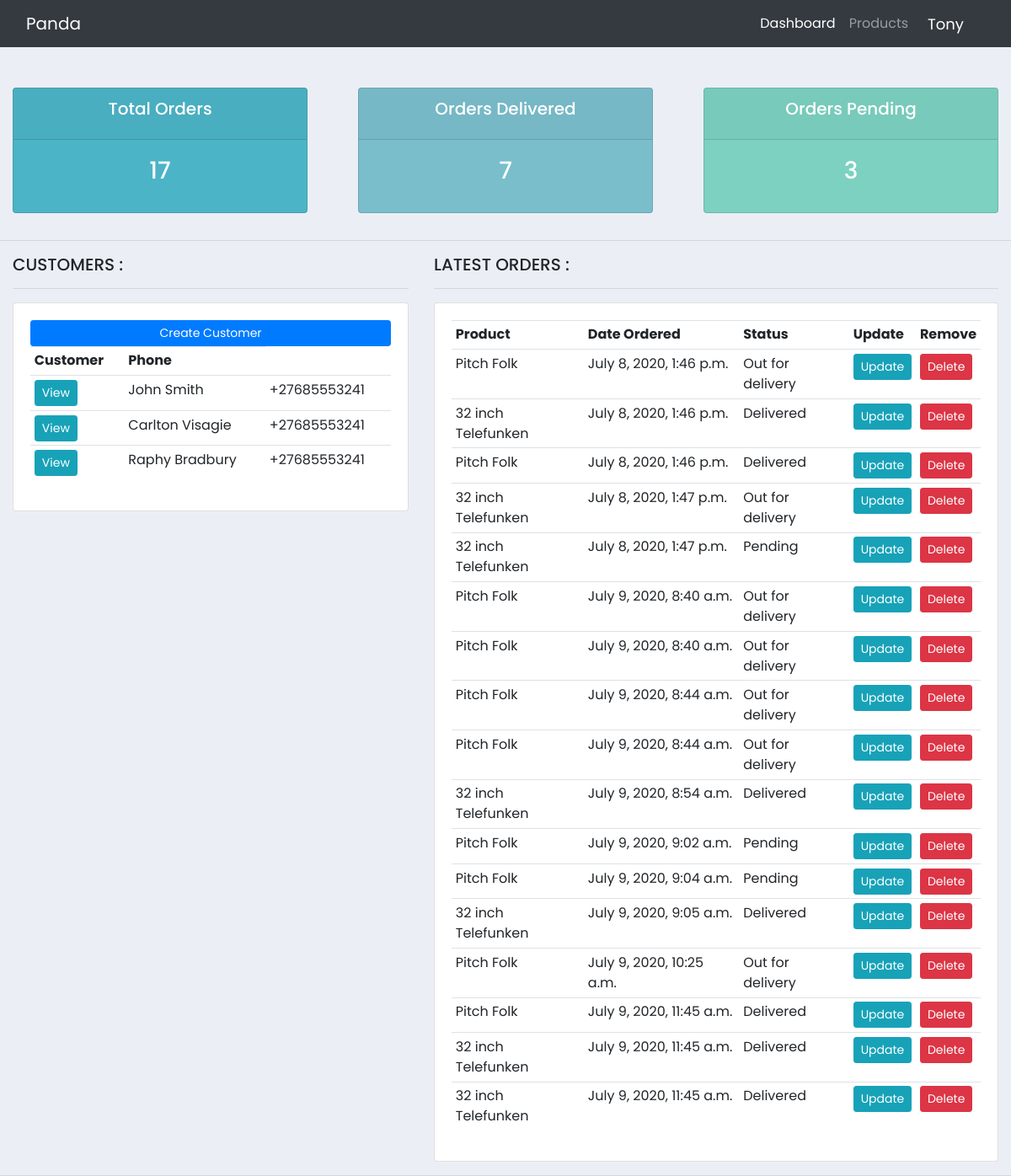
The app's page / (signed in) with its own data.
### accounts/models.py (models this page shows, shortened)
class Customer(models.Model) :
    user = models.OneToOneField(User, null=True,blank= True, on_delete=models.CASCADE)
    name = models.CharField(max_length=200, null =  True)
    phone = models.CharField(max_length=200, null =  True)
    email= models.CharField(max_length=200, null =  True)
    date_created = models.DateTimeField(auto_now_add = True, null =  True)
    profile_pic = models.ImageField(default="P.A_DLAMINI.jpeg", null=True, blank= True)

class Order (models.Model) :
    STATUS =(
        ('Pending', '   Pending'),
        ('Out for delivery', 'Out for delivery'),
        ('Delivered', 'delivered'),
    )
    customer = models.ForeignKey(Customer, null = True, on_delete= models.SET_NULL)
    product =models.ForeignKey(Product, null= True, on_delete= models.SET_NULL)
    date_created = models.DateTimeField(auto_now_add = True, null =  True)
    status = models.CharField(max_length=200, null =  True, choices = STATUS)
    note = models.CharField(max_length=1000, null =  True)

class Product(models.Model):
    CATEGORY =(
        ('Indoor', 'Indoor'),
        ('Out Door', 'Out Door'),
        ('Clothing', 'Clothing'),
        ('Electronics', 'Electronics'),
        ('Accessories', 'Accessories'),
    )
    name = models.CharField(max_length=200, null =  True)
    price = models.FloatField(null= True)
    category = models.CharField(max_length=200, null =  True, choices= CATEGORY)
    description = models.CharField(max_length=400, null =  True, blank = True)
    date_created = models.DateTimeField(auto_now_add = True, null =  True)
    tags = models.ManyToManyField(Tag)
    def __str__(self):
        return self.name

### accounts/decorators.py (the view)
    def wrapper_funct(request, *args, **kwargs):
        group = None
        if  request.user.groups.exists():
            group = request.user.groups.all()[0].name
        if group == 'customer' :
                return redirect('user')
        if group == 'admin' :
            return view_func(request, *args, **kwargs)

### accounts/views.py (called while the page is built)
@login_required(login_url='login')
@admin_only
def home_view(request):
    customers = Customer.objects.all()
    total_customers = customers.count()
    orders = Order.objects.all()
    total_orders = orders.count()
    pending = orders.filter(status ='Pending').count()
    out_for_delivery = orders.filter(status ='Out for delivery').count()
    delivered = orders.filter( status ='Delivered').count()
    context = {
        'customers' : customers,
        'total_customers' : total_customers,
        'orders' : orders,
        'total_orders' : total_orders,
        'pending' : pending,
        'out_for_delivery' : out_for_delivery,
        'delivered' : delivered,
    }
    return render(request,'accounts/dashboard.html',  context )

### accounts/templates/accounts/dashboard.html
{% extends 'accounts/main.html' %}
{% load static %}
{% block content %}
  {% include 'accounts/stats.html' %}
  <hr/>
  <div class="container-fluid">
  <div class="row">
    <div class="col-md-5">
      <h5>CUSTOMERS : </h5>
      <hr/>
      <div class="card card-body">
        <a href="" class="btn btn-primary btn-block btn-sm">
          Create Customer
        </a>
        <table class="table table-sm">
          <tr>
            <th>Customer</th>
            <th>Phone</th>
          </tr>
          {% for customer in customers %}
            <tr>
              <td>
                <a  class="btn btn-sm btn-info"href="{% url 'accounts:customer' customer.id %}">
                View
                </a>
              </td>
              <td>
              {{customer.name}}
              </td>
              <td>
              {{customer.phone}}
              </td>
            </tr>
          {% endfor %}
        </table>
      </div>
    </div>
    <div class="col-md-7">
    <h5>LATEST ORDERS : </h5>
      <hr/>
      <div class="card card-body">
        <table class="table table-sm">
          <tr>
            <th>Product</th>
            <th>Date Ordered</th>
            <th>Status</th>
            <th>Update</th>
            <th>Remove</th>
          </tr>
           {% for order in orders %}
            <tr>
              <td>
              {{order.product}}
              </td>
              <td>
              {{order.date_created}}
              </td>
              <td>
              {{order.status}}
              </td>
              <td>
              <a href="{% url 'accounts:updateorder' order.id %}" class="btn btn-sm btn-info" href=""> Update</a>
              </td>
              <td>
              <a href="{% url 'accounts:deleteorder' order.id %}" class="btn btn-sm btn-danger" href=""> Delete</a>
              </td>
            </tr>
          {% endfor %}
        </table>
      </div>
    </div>
  </div>
  </div>
 {% endblock %}

### accounts/templates/accounts/main.html (shortened to what this page needs)
{% load static %}
<!DOCTYPE html>
<html lang="en">
  <head>
     <link rel="stylesheet" href="https://cdn.linearicons.com/free/1.0.0/icon-font.min.css">
   <link rel="stylesheet" href="https://stackpath.bootstrapcdn.com/bootstrap/4.5.2/css/bootstrap.min.css">
    <link rel="stylesheet" href="{% static 'css/main.css' %}">
  </head>
  <body>
    {% include 'accounts/navbar.html' %}
    {% block content %} {% endblock %}
  </body>
</html>

### accounts/templates/accounts/navbar.html (shortened to what this page needs)
{% load static %}
<nav class="navbar navbar-expand-lg navbar-dark bg-dark">
  <div class="container-fluid">
    <a class="navbar-brand" href="{% url 'accounts:home' %}">Panda</a>
  <div class="collapse navbar-collapse mr-auto" id="navbarNav">
    <ul class="navbar-nav ml-auto">
      {% if request.user.is_staff  %}
      <li class="nav-item active">
        <a class="nav-link" href="{% url 'accounts:home' %}">Dashboard <span class="sr-only">(current)</span></a>
      </li>
      <li class="nav-item">
        <a class="nav-link" href="{% url 'accounts:products' %}">Products</a>
      </li>
      {% else %}
      <li class="nav-item">
           <a class="nav-link" href="{% url 'accounts:account' %}">
           Setting
           </a>
      </li>
      {% endif %}
    </ul>
  </div>
  </div>
  <span class="hello-msg" >{{request.user}}</span>
   <span >
   </span>
</nav>

### accounts/templates/accounts/stats.html
<div class="row mt-5">
<div class="col">
    <div class="col-md">
        <div class="card text-center text-white mb-3" id="total-orders">
            <div class="card-header">
                <h5 class="card-title"> Total Orders </h3>
            </div>
            <div class="card-body">
                <h3 class="card-title">{{ total_orders }}</h3>
            </div>
        </div>
    </div>
</div>
<div class="col">
    <div class="col-md">
        <div class="card text-center text-white mb-3" id="orders-delivered">
            <div class="card-header">
                <h5 class="card-title"> Orders Delivered </h3>
            </div>
            <div class="card-body">
                <h3 class="card-title">{{ delivered }}</h3>
            </div>
        </div>
    </div>
</div>
<div class="col">
    <div class="col-md">
        <div class="card text-center text-white mb-3" id="orders-pending">
            <div class="card-header">
                <h5 class="card-title"> Orders Pending </h3>
            </div>
            <div class="card-body">
                <h3 class="card-title">{{ pending }}</h3>
            </div>
        </div>
    </div>
</div>
</div>

### static/css/main.css (style rules this page uses)
body, html { margin: 0; padding: 0; height: 100%; }
body { background-color: #ebeff5; font-family: 'Poppins', sans-serif; }
a.navbar-brand { font-family: 'Poppins'; font-size: 25; color: red; }
#total-orders { background-color: #4cb4c7; }
#orders-delivered { background-color: #7abecc; }
#orders-pending { background-color: #7CD1C0; }
.hello-msg { font-size: 18px; color: #fff; margin-right: 20px }

### records on screen
Customer: name "John Smith", phone "+27685553241"
Customer: name "Carlton Visagie", phone "+27685553241"
Customer: name "Raphy Bradbury", phone "+27685553241"
Order: product "Pitch Folk", date_created "July 8, 2020, 1:46 p.m.", status "Out for delivery"
Order: product "32 inch Telefunken", date_created "July 8, 2020, 1:46 p.m.", status "Delivered"
Order: product "Pitch Folk", date_created "July 8, 2020, 1:46 p.m.", status "Delivered"
Order: product "32 inch Telefunken", date_created "July 8, 2020, 1:47 p.m.", status "Out for delivery"
Order: product "32 inch Telefunken", date_created "July 8, 2020, 1:47 p.m.", status "Pending"
Order: product "Pitch Folk", date_created "July 9, 2020, 8:40 a.m.", status "Out for delivery"
Order: product "Pitch Folk", date_created "July 9, 2020, 8:40 a.m.", status "Out for delivery"
Order: product "Pitch Folk", date_created "July 9, 2020, 8:44 a.m.", status "Out for delivery"
Order: product "Pitch Folk", date_created "July 9, 2020, 8:44 a.m.", status "Out for delivery"
Order: product "32 inch Telefunken", date_created "July 9, 2020, 8:54 a.m.", status "Delivered"
Order: product "Pitch Folk", date_created "July 9, 2020, 9:02 a.m.", status "Pending"
Order: product "Pitch Folk", date_created "July 9, 2020, 9:04 a.m.", status "Pending"
Order: product "32 inch Telefunken", date_created "July 9, 2020, 9:05 a.m.", status "Delivered"
Order: product "Pitch Folk", date_created "July 9, 2020, 10:25 a.m.", status "Out for delivery"
Order: product "Pitch Folk", date_created "July 9, 2020, 11:45 a.m.", status "Delivered"
Order: product "32 inch Telefunken", date_created "July 9, 2020, 11:45 a.m.", status "Delivered"
Order: product "32 inch Telefunken", date_created "July 9, 2020, 11:45 a.m.", status "Delivered"

### other values on screen
{{ request.user }} "Tony"
{{ total_orders }} "17"
{{ delivered }} "7"
{{ pending }} "3"
